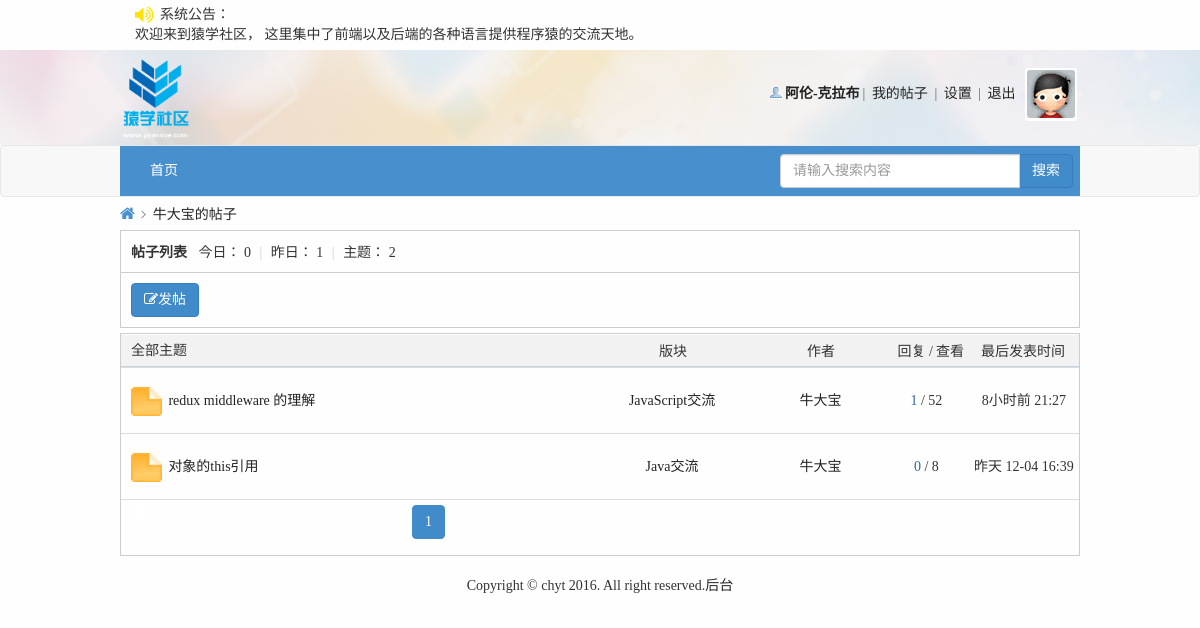
The page /userPost.php?uid=44 (signed in) on the database its author committed.
### tables this page shows
CREATE TABLE IF NOT EXISTS `notice` (
  `nid` int(11) NOT NULL AUTO_INCREMENT COMMENT '序号',
  `noticeContent` varchar(200) NOT NULL COMMENT '公告内容',
  PRIMARY KEY (`nid`)
);

CREATE TABLE IF NOT EXISTS `user` (
  `id` int(20) NOT NULL AUTO_INCREMENT COMMENT '唯一标识符',
  `name` varchar(200) NOT NULL COMMENT '用户名称',
  `psw` varchar(200) NOT NULL COMMENT '用户密码',
  `sex` varchar(200) NOT NULL DEFAULT '未填写' COMMENT '用户性别',
  `email` varchar(200) NOT NULL COMMENT '邮箱地址',
  `qq` varchar(200) NOT NULL DEFAULT '未填写' COMMENT '用户qq',
  `photo` varchar(200) NOT NULL COMMENT '用户头像',
  `userType` int(11) NOT NULL DEFAULT '0' COMMENT '用户类型',
  `reallyName` varchar(200) NOT NULL DEFAULT '未填写' COMMENT '用户真实姓名',
  `birthday` varchar(200) NOT NULL DEFAULT '未填写' COMMENT '用户生日',
  `homeplace` varchar(200) NOT NULL DEFAULT '未填写' COMMENT '用户出生地',
  `bloodType` varchar(200) NOT NULL DEFAULT '未填写' COMMENT '用户血型',
  `fixedTel` varchar(200) NOT NULL DEFAULT '未填写' COMMENT '用户固定电话',
  `phone` varchar(200) NOT NULL DEFAULT '未填写' COMMENT '用户电话',
  `website` varchar(200) NOT NULL DEFAULT 'http://' COMMENT '用户主页',
  `school` varchar(200) NOT NULL DEFAULT '未填写' COMMENT '用户毕业学校',
  `degree` varchar(200) NOT NULL DEFAULT '未填写' COMMENT '用户学历',
  `company` varchar(200) NOT NULL DEFAULT '未填写' COMMENT '用户公司',
  `profession` varchar(200) NOT NULL DEFAULT '未填写' COMMENT '用户职业',
  `job` varchar(200) NOT NULL DEFAULT '未填写' COMMENT '用户职位',
  `income` varchar(200) NOT NULL DEFAULT '未填写' COMMENT '用户年收入',
  `registerTime` datetime NOT NULL COMMENT '注册时间',
  `lastLogin` datetime NOT NULL COMMENT '最后一次登录时间',
  `userStatus` int(11) NOT NULL DEFAULT '0' COMMENT '用户是否需要验证状态',
  `isForbid` int(11) NOT NULL DEFAULT '0' COMMENT '是否禁止',
  `loginTimes` int(11) NOT NULL DEFAULT '1' COMMENT '登陆次数',
  PRIMARY KEY (`id`)
);

CREATE TABLE IF NOT EXISTS `post` (
  `postId` int(11) NOT NULL AUTO_INCREMENT COMMENT '帖子id',
  `postTitle` varchar(200) NOT NULL COMMENT '帖子标题',
  `postContent` varchar(2000) NOT NULL COMMENT '帖子内容',
  `postTime` datetime NOT NULL COMMENT '发帖时间',
  `tsmoduleId` int(11) NOT NULL COMMENT '所属子版块的id',
  `times` int(11) NOT NULL COMMENT '浏览次数',
  `postuid` int(11) NOT NULL COMMENT '发帖人id',
  `isTop` int(11) NOT NULL DEFAULT '0' COMMENT '是否置顶',
  `isBoutique` int(11) NOT NULL DEFAULT '0' COMMENT '是否加精',
  `postStatus` int(11) NOT NULL DEFAULT '0' COMMENT '帖子是否需要验证状态，默认0无需验证',
  `updateTime` datetime NOT NULL COMMENT '当前条帖子有回复就更新',
  `isShield` int(11) NOT NULL DEFAULT '0' COMMENT '是否屏蔽',
  PRIMARY KEY (`postId`)
);

CREATE TABLE IF NOT EXISTS `sub_module` (
  `sid` int(20) NOT NULL AUTO_INCREMENT COMMENT '子版块id',
  `smoduleName` varchar(200) NOT NULL COMMENT '子版块名称',
  `smodulePic` varchar(200) NOT NULL COMMENT '子版块图片',
  `tParenModuleId` int(20) NOT NULL COMMENT '所属父版块id',
  `smoduleDesc` varchar(200) NOT NULL COMMENT '子版块描述',
  PRIMARY KEY (`sid`)
);

### inc/mysql.func.php (called while the page is built, shortened)
<?php
    function execute($link, $sql){
        $result = mysqli_query($link, $sql);
        return $result;
    }
    function nums($link, $sql){
        return mysqli_num_rows(execute($link, $sql));
    }
    function fetch_array($result){
        return mysqli_fetch_assoc($result);
    }
?>

### userPost.php (the view, shortened to what this page needs)
<!DOCTYPE html>
<html lang="en">
<head>
    <link rel="stylesheet" href="font/css/font-awesome.min.css">
    <link rel="stylesheet" href="css/bootstrap/css/bootstrap.min.css">
    <link rel="stylesheet" href="css/common.css">
    <link rel="stylesheet" href="css/pModuleList.css">
    <link rel="stylesheet" href="css/myPost.css">
</head>
<?php
    $link = connect();
    $sql_n = "select * from notice where nid=1";
    $data_n = fetch_array(execute($link, $sql_n));
    $nc = $data_n["noticeContent"];
    if (!($member_id = login_state($link))){
        promptBox("请先登录后才能继续浏览", 5, "login.php");
        exit;
    }
    $sql_user = "select * from user where id={$_GET['uid']}";
    $data_user = fetch_array(execute($link, $sql_user));
    include_once "inc/handlerLogin.php";
    $sql_post = "select * from post where postuid={$_GET['uid']}";
    $post_total = nums($link, $sql_post);
    $pagesize = 5;
    $page = page($post_total, $pagesize);
    $post = "select * from post where postuid={$_GET['uid']} ORDER BY postId DESC {$page['limit']}";
    $res_post = execute($link, $post);
    $sql_total_today = "select * from post where postuid={$_GET['uid']} and date_format(postTime,'%Y-%m-%d')=curdate()";
    $ptotal_today = nums($link, $sql_total_today);
    $sql_total_yesterday = "select * from post where postuid={$_GET['uid']} and date_format(postTime,'%Y-%m-%d')=DATE_SUB(curdate(),INTERVAL 1 DAY)";
    $ptotal_yesterday = nums($link, $sql_total_yesterday);
?>
<body>
<?php include_once "inc/header.inc.php"?>
<?php include_once "inc/nav.inc.php"?>
<div class="container" style="width: 990px;">
    <div class="position">
        <div class="z">
            <a href="index.php" class="nvhm"><i class="fa fa-home"></i></a>
            <em><i class="fa fa-angle-right"></i></em>
            <a href="#"><?php echo $data_user['name'];?>的帖子</a>
        </div>
    </div>
    <div class="pm-wrap">
        <div class="pm">
            <strong>帖子列表</strong>
            <em>今日：</em>
            <em><?php echo $ptotal_today;?></em>
            <span class="pipe">|</span>
            <em>昨日：</em>
            <em><?php echo $ptotal_yesterday;?></em>
            <span class="pipe">|</span>
            <em>主题：</em>
            <em><?php echo $post_total;?></em>
        </div>
        <div class="pm-desc">
            <a href="publish.php" class="btn btn-primary"><i class="fa fa-edit"></i>发帖</a>
        </div>
    </div>
    <div class="pm-sm">
        <div class="pm-sm-top" style="position: relative;">
            <h2>全部主题</h2>
            <span class="reply poa">回复 /</span>
            <span class="look poa">查看</span>
            <span class="author poa">作者</span>
            <span class="module poa">版块</span>
            <span class="lastTime poa">最后发表时间</span>
        </div>
        <div class="pm-sm-list">
            <table class="table table-condensed table-hover" id="smtable">
                <?php
                if($post_total) {
                    while ($data_post = fetch_array($res_post)) {
                        $sql_sm = "select * from sub_module where sid={$data_post['tsmoduleId']}";
                        $data_sm = fetch_array(execute($link, $sql_sm));
                        $sql_rep = "select * from reply where tpostId={$data_post['postId']}";
                        $rep_total = nums($link, $sql_rep);
                        ?>
                        <tr>
                            <td class="td1">
                                <a href="#"><img src="img/folder_new.gif" width="31" height="29"></a>
                            </td>
                            <td class="td2"><a href="postShow.php?postId=<?php echo $data_post['postId'];?>&sid=<?php echo $data_sm['sid'];?>"><?php echo $data_post['postTitle'];?></a></td>
                            <td class="td5"><a href="sModuleList.php?sid=<?php echo $data_sm['sid'];?>"><?php echo $data_sm['smoduleName'];?></a></td>
                            <td class="td6"><a href="profile.php?uid=<?php echo $data_user['id'];?>"><?php echo $data_user['name'];?></a></td>
                            <td class="td3">
                                <span class="xi2" title="回复"><?php echo $rep_total; ?></span>
                                <span class="xi1" title="查看"> / <?php echo $data_post['times']; ?></span>
                            </td>
                            <td class="td7"><?php echo tranTime(strtotime($data_post['postTime']));?></td>
                        </tr>
                    <?php }
                }else{
                    echo "<tr><td colspan='4' style='padding-left: 15px;'>暂无帖子...</td></tr>";
                }
                ?>
                <tr>
                    <td colspan="6">
                        <a class="btn btn-default" id="pubBtn" style="margin-right: 260px;border-color: #fff;"></a class="btn btn-default">
                        <ul class="pagination" style="display: inline; margin: 0;padding: 0;">
                            <?php
                                echo $page['html'];
                            ?>
                        </ul>
                    </td>
                </tr>
            </table>
        </div>
    </div>
</div>
<?php include_once "inc/footer.inc.php"?>
</body>
</html>

### inc/header.inc.php (shortened to what this page needs)
<?php
if(!empty($nc)){
    echo "<div class='notice'>
            <div class='container'>
                <p><i class='fa fa-volume-up'></i></p><p style='margin-left: 25px;'>系统公告：</p>
                <marquee direction='left' width='830' scrollamount='2'>{$nc}</marquee>
            </div>
          </div>" ;
}
?>
<div id="header">
    <div class="container" style="width: 960px;padding: 0;">
        <div class="logo"><a href="index.php"><img src="img/logo.png" height="85"></a></div>
        <div class="info">
            <?php
                $img_url = null;
                if (isset($member_id) && $member_id) {
                    $sql_photo = "select photo from user where id={$member_id}";
                    $member_result = execute($link, $sql_photo);
                    $res_photo = fetch_array($member_result);
                    if ($res_photo['photo'] != '') {
                        $img_url = $res_photo['photo'];
                    }else{
                        $img_url = 'img/noavatar_small.gif';
                    }
                }else{
                    $img_url = 'img/noavatar_small.gif';
                }
                if(isset($member_id) && $member_id){
                    $sql_info = "select * from user where id='{$member_id}'";
                    $res_info = fetch_array(execute($link, $sql_info));
                    $html = <<<EOT
                        <ul>
                            <li class="person"><a href="profile.php"><strong>{$res_info['name']}</strong></a></li>|
                            <li><a href="myPost.php">我的帖子</a></li> |
                            <li><a href="setProfile.php">设置</a></li> |
                            <li><a class="logout" href="#">退出</a></li>
                            <li class="headpic"><a href="profile.php"><img src="{$img_url}" width="48" height="48"></a></li>
                        </ul>
EOT;
                    echo $html;
                }
            ?>
        </div>
    </div>
</div>

### css/common.css (style rules this page uses)
html, body, div, ul, li, h1, h2, h3, h4, h5, h6, p, dl, dt, dd, ol, form, input, textarea, th, td, select { margin: 0; padding: 0; }
* { box-sizing: border-box; }
html, body { min-height: 100%; }
body { font-family: "Microsoft YaHei"; font-size:14px; color:#333; background-color: #f2f9fd; }
h1, h2, h3, h4, h5, h6 { font-weight:normal; }
ul,ol { list-style: none; }
img { border: none; vertical-align: middle; }
a { text-decoration: none; color: #232323; }
table { border-collapse: collapse; table-layout: fixed; }
body { background: #fefefe; }
.container { width: 960px; }
#header { height:95px; font-size: 14px; color: #666; background: url("../img/eyoung_bg.jpg") repeat-x 50% 0; }
#header .container { height: 95px; }
#header .container .logo { float: left; height: 95px; text-align: center; line-height: 95px; }
#header .container .info { float: right; height: 56px; margin-top: 18px; }
.pipe { margin: 0 5px; color: #ccc; }
#header .info ul { height: 100%; }
#header .info ul li { list-style: none; display: inline-block; height: 100%; margin: 0 3px; }
#header .info ul li a { display: block; }
#header .info ul .headpic { padding: 2px; background-color: #fff; vertical-align: middle; height: 53px; border-radius: 3px; }
#header .info ul .headpic a { display: block; }
#header .info ul .headpic a img { border-radius: 3px; }
.person { background: url(../img/user_online.gif) no-repeat 0% 8%; text-indent: 15px; }
.notice { padding: 5px 0; }
.notice p { display: inline; }
i.fa.fa-volume-up { font-size: 20px; margin-right:5px; position: absolute; top: 5px; color: #FFE302; }

### css/pModuleList.css (style rules this page uses)
.position { margin: 2px 0; height: 29px; border: none; line-height: 29px; }
.position .z { padding-right: 10px; float: left; }
.nvhm { width: 16px; overflow: hidden; color: #488FCE; font-size: 16px; }
.position .z em { width: 20px; margin: 0 3px; font-style: normal; overflow: hidden; color: #999; }
.pm-desc { border: 1px solid #ccc; border-top:none; padding-top: 10px; padding-bottom: 10px; padding-left: 10px; }
.pm { height: 43px; line-height: 43px; padding-left: 10px; border: 1px solid #cdcdcd; }
.pm strong { margin-right: 8px; }
.pm em { font-style: normal; }
.pm-sm { border: 1px solid #cdcdcd; margin-top: 5px; }
.pm-sm .pm-sm-top { height:33px; line-height:33px; padding: 0 10px; border-top: 1px solid #FFF; border-bottom: 1px solid #C2D5E3; background: #F2F2F2; white-space: nowrap; overflow: hidden; }
.pm-sm .pm-sm-top h2 { height: 100%; line-height:31px; font-size: 14px; float: left; }
#smtable { margin-bottom:0; }
#smtable tr { height: 55px; line-height: 55px; }
#smtable tr td { height: 55px; line-height: 55px; }
#smtable tr td.td1 { width: 5%; padding-left: 10px; text-align: center; }
#smtable tr td.td1 a { display: block; }
#smtable tr td.td2 { width: 50%; overflow: hidden; white-space: nowrap; -ms-text-overflow: ellipsis; text-overflow: ellipsis; }
#smtable tr td.td3 { width: 5%; }
td.td7 { width: 13%; text-align: center; }
td.td5 { width: 20%; text-align: center; }
td.td6 { width: 15%; text-align: center; }
#smtable tr td.td3 { width: 10%; text-align: center; }
.xi2, .xi2 a, .xi3 a { color: #369; }
#pubBtn { margin-right: 200px; display: inline-block; float: left; }
.poa { position: absolute; }

### css/myPost.css (style rules this page uses)
.poa { position: absolute; }
.reply { right: 146px; }
.look { right: 115px; }
.author { right: 244px; }
.module { right: 392px; }
.lastTime { right: 14px; }

### rows shown on the page
notice: noticeContent "欢迎来到猿学社区， 这里集中了前端以及后端的各种语言提供程序猿的交流天地。"
user: name "阿伦-克拉布"
user: name "牛大宝"
post: postTitle "redux middleware 的理解", sub_module.smoduleName "JavaScript交流", rep_total "1", times "52", postTime "8小时前 21:27"
post: postTitle "对象的this引用", sub_module.smoduleName "Java交流", rep_total "0", times "8", postTime "昨天 12-04 16:39"

### other values the page prints
$ptotal_today "0"
$ptotal_yesterday "1"
$post_total "2"
